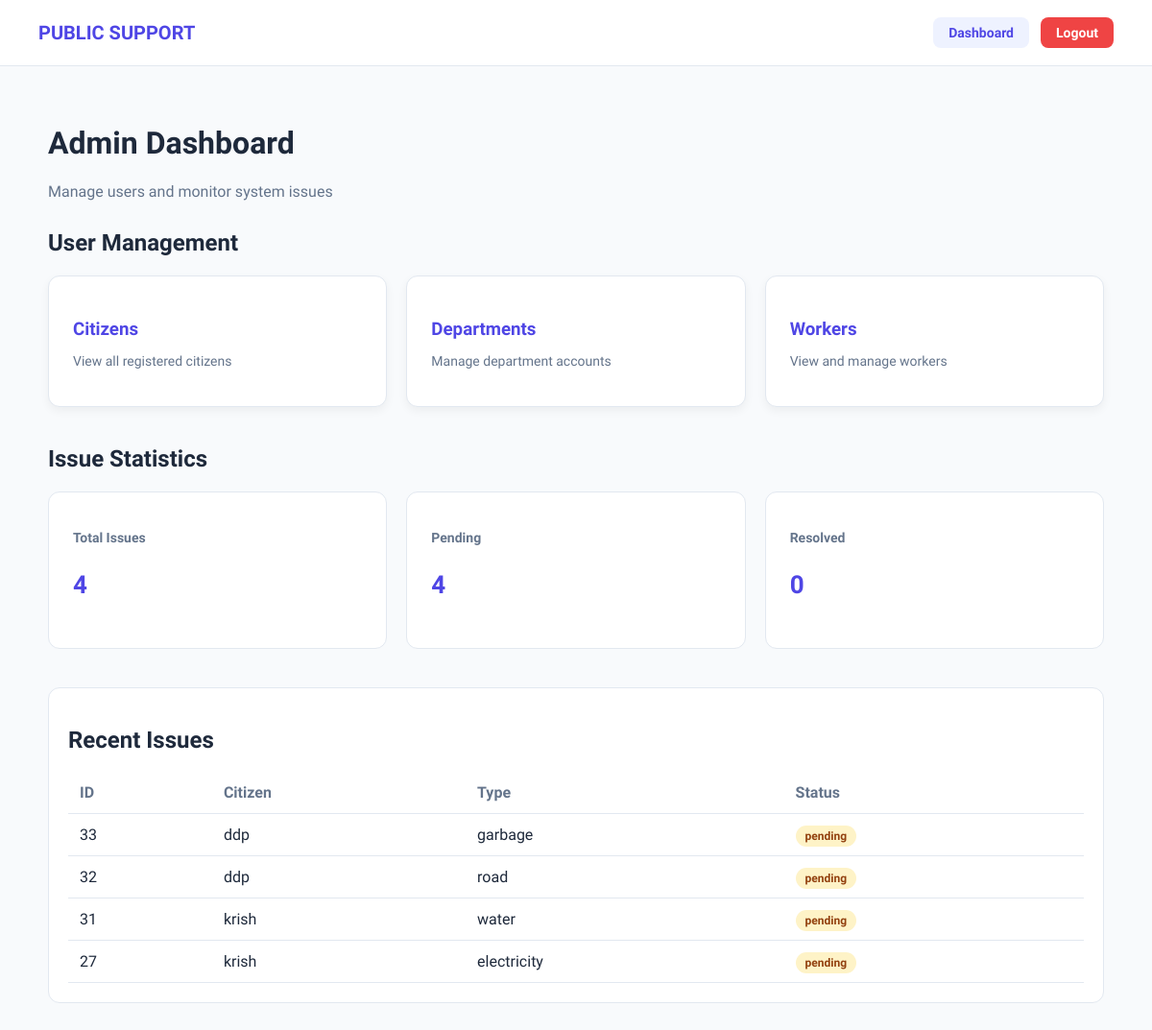
Page /admin_dashboard/ (signed in) on the earlier database version.
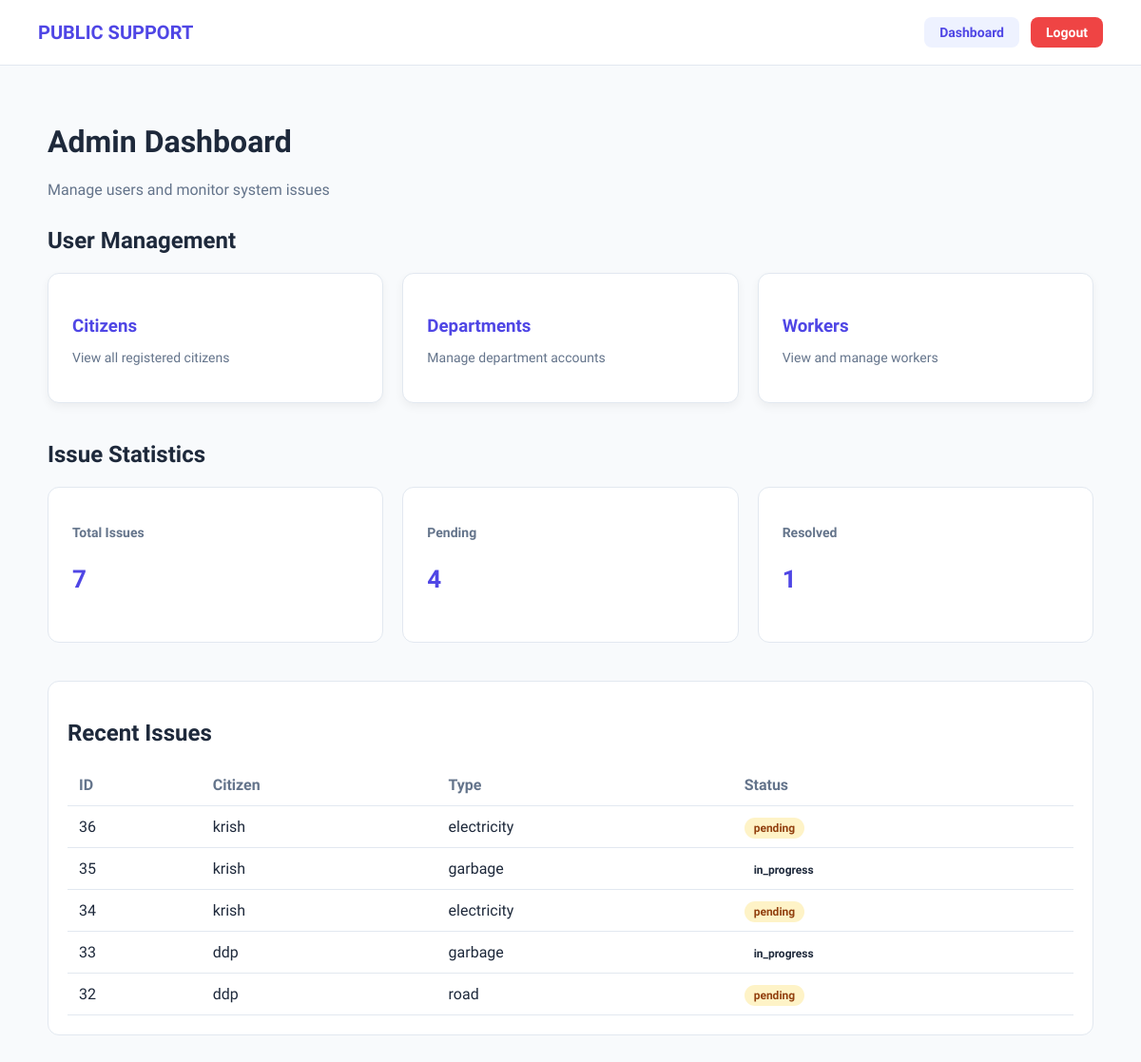
Same page on the later database version.
### reports/models.py (models this page shows, shortened)
class Issue(models.Model):
    ISSUE_TYPES = [
        ('road', 'Road Problem'),
        ('water', 'Water Supply'),
        ('electricity', 'Electricity'),
        ('garbage', 'Garbage'),
    ]
    STATUS_CHOICES = [
        ('pending', 'Pending'),
        ('in_progress', 'In Progress'),
        ('resolved', 'Resolved'),
    ]
    citizen = models.ForeignKey(User, on_delete=models.CASCADE)
    worker = models.ForeignKey(
        User,
        on_delete=models.SET_NULL,
        null=True,
        blank=True,
        related_name='assigned_worker'
    )
    description = models.TextField()
    issue_type = models.CharField(max_length=50, choices=ISSUE_TYPES)
    location = models.CharField(max_length=255)
    image = models.ImageField(upload_to='issues/', blank=True, null=True)
    status = models.CharField(max_length=20, choices=STATUS_CHOICES, default='pending')
    is_escalated = models.BooleanField(default=False)
    deadline = models.DateTimeField(null=True, blank=True)
    created_at = models.DateTimeField(auto_now_add=True)

### frontend/views.py (the view)
# urls.py: path('admin_dashboard/', views.admin_dashboard, name='admin_dashboard'),
@login_required
def admin_dashboard(request):
    total_users = User.objects.count()
    total_issues = Issue.objects.count()
    pending = Issue.objects.filter(status='pending').count()
    resolved = Issue.objects.filter(status='resolved').count()
    recent_issues = Issue.objects.order_by('-created_at')[:5]
    context = {
        "total_users": total_users,
        "total_issues": total_issues,
        "pending": pending,
        "resolved": resolved,
        "recent_issues": recent_issues
    }
    return render(request, "frontend/admin_dashboard.html", context)

### frontend/templates/frontend/admin_dashboard.html (shortened to what this page needs)
{% load static %}
<!DOCTYPE html>
<html lang="en">
<head>
<link rel="stylesheet" href="{% static 'css/admin_dashboard.css' %}">
</head>
<body>
<nav class="navbar">
<div class="logo">
PUBLIC SUPPORT
</div>
<div class="nav-buttons">
<a href="{% url 'admin_dashboard' %}" class="nav-btn dashboard-btn">
Dashboard
</a>
<a href="{% url 'logout' %}" class="nav-btn logout-btn">
Logout
</a>
</div>
</nav>
<div class="dashboard-container">
<header class="dashboard-header">
<h1>Admin Dashboard</h1>
<p>Manage users and monitor system issues</p>
</header>
<h2 class="section-title">User Management</h2>
<div class="user-grid">
<a href="{% url 'citizen_list' %}" class="user-card">
<h3>Citizens</h3>
<p>View all registered citizens</p>
</a>
<a href="{% url 'department_list' %}" class="user-card">
<h3>Departments</h3>
<p>Manage department accounts</p>
</a>
<a href="{% url 'worker_list' %}" class="user-card">
<h3>Workers</h3>
<p>View and manage workers</p>
</a>
</div>
<h2 class="section-title">Issue Statistics</h2>
<div class="stats-grid">
<div class="stat-card">
<h3>Total Issues</h3>
<p>{{ total_issues }}</p>
</div>
<div class="stat-card">
<h3>Pending</h3>
<p>{{ pending }}</p>
</div>
<div class="stat-card">
<h3>Resolved</h3>
<p>{{ resolved }}</p>
</div>
</div>
<div class="table-wrapper">
<h2>Recent Issues</h2>
<table class="issue-table">
<thead>
<tr>
<th>ID</th>
<th>Citizen</th>
<th>Type</th>
<th>Status</th>
</tr>
</thead>
<tbody>
{% for issue in recent_issues %}
<tr>
<td>{{ issue.id }}</td>
<td>{{ issue.citizen.username }}</td>
<td>{{ issue.issue_type }}</td>
<td>
<span class="status {{ issue.status }}">
{{ issue.status }}
</span>
</td>
</tr>
{% empty %}
<tr>
<td colspan="4" class="no-data">
No issues reported
</td>
</tr>
{% endfor %}
</tbody>
</table>
</div>
</div>
</body>
</html>

Differences in the rows shown:
no longer on this page (row edited): Issue: id "31", citizen.username "krish", issue_type "water", status "pending"
no longer on this page (row unchanged): Issue: id "27", citizen.username "krish", issue_type "electricity", status "pending"
added Issue: id "36", citizen.username "krish", issue_type "electricity", status "pending"
added Issue: id "35", citizen.username "krish", issue_type "garbage", status "in_progress"
added Issue: id "34", citizen.username "krish", issue_type "electricity", status "pending"
changed Issue id 33: status "pending" → "in_progress"
Other differences:
{{ total_issues }}: "4" → "7"
{{ resolved }}: "0" → "1"
